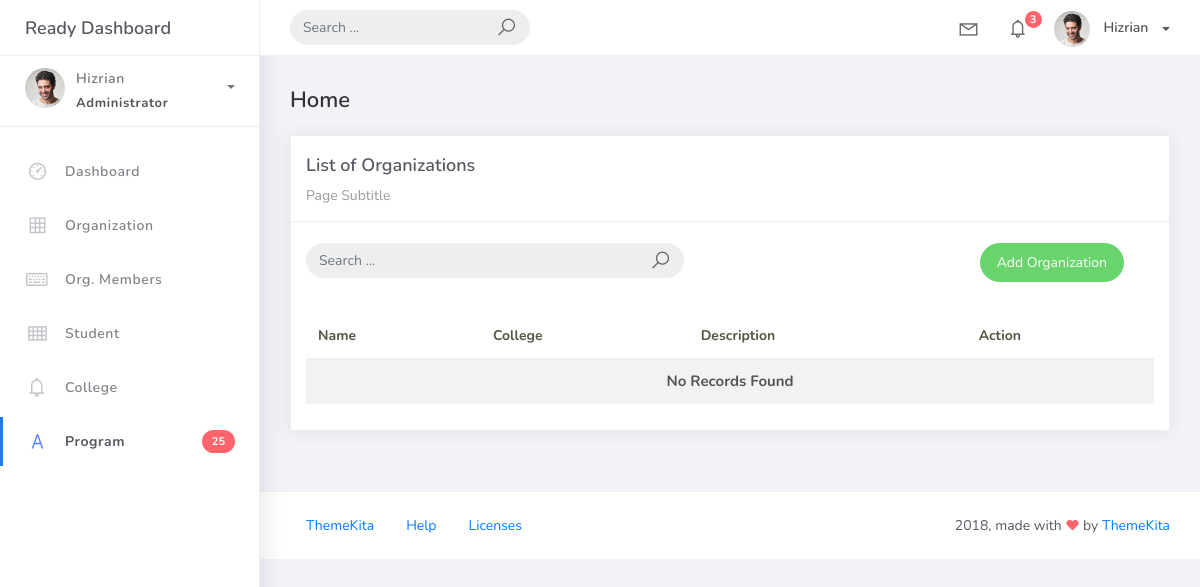
Before: /organization_list with the older database file.
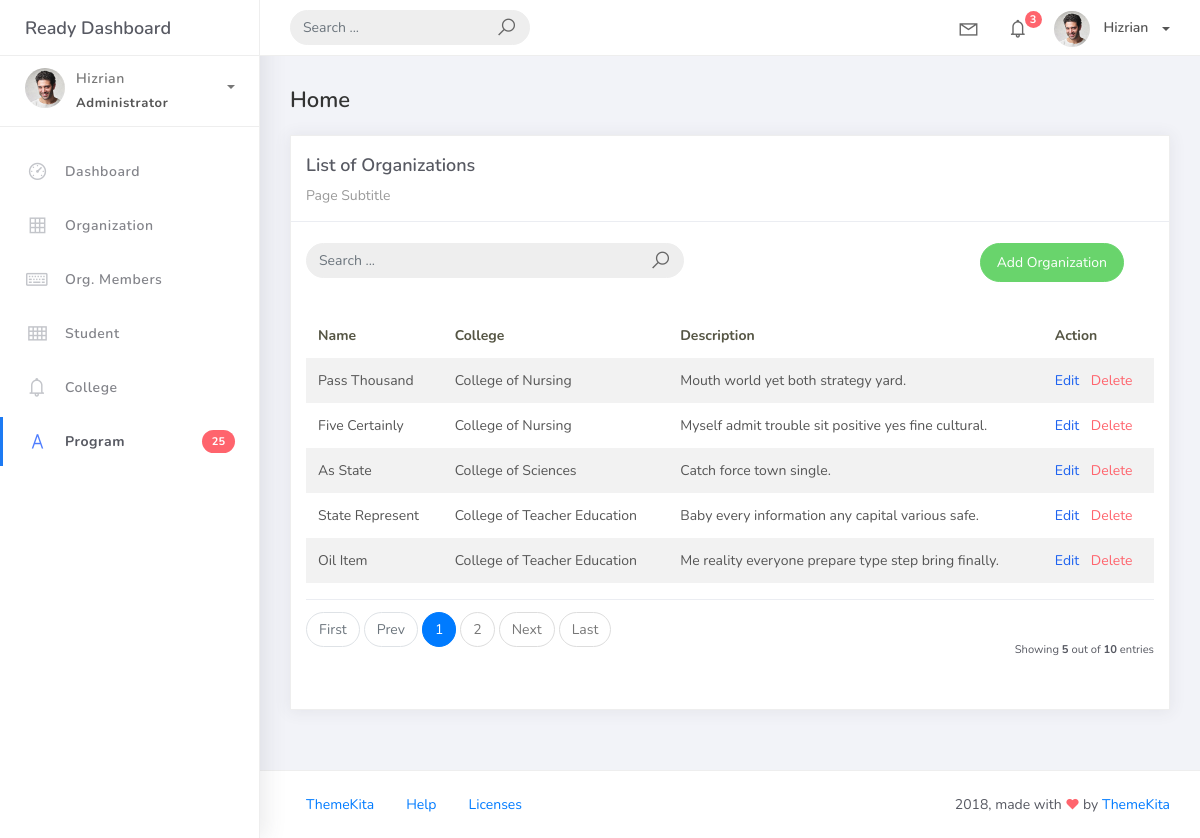
After: the same page with the newer database file.
### studentorg/models.py (models this page shows, shortened)
class BaseModel (models.Model) :
    created_at = models.DateTimeField(auto_now_add=True, db_index=True)
    updated_at = models.DateTimeField(auto_now=True)
    class Meta:
        abstract = True

class Organization(BaseModel):
    name = models.CharField(max_length=250)
    college = models.ForeignKey(College, null=True, blank=True, on_delete=models.CASCADE)
    description = models.CharField(max_length=500)

class College(BaseModel):
    college_name = models.CharField(max_length=150)

### studentorg/views.py (the view)
# urls.py: path('organization_list', OrganizationList.as_view(), name='organization-list'),
class OrganizationList(ListView):
    model = Organization
    context_object_name = 'organization'
    template_name = 'org_list.html'
    paginate_by = 5
    def get_queryset(self):
        qs = super().get_queryset()
        query = self.request.GET.get('q')
        if query:
            qs = qs.filter(
                Q(name__icontains=query) |
                Q(description__icontains=query)
                )
        return qs

### templates/org_list.html (shortened to what this page needs)
{% extends 'base.html' %} {% load static %} {% block content %}
<div class="content">
    <div class="container-fluid">
        <h4 class="page-title">Home</h4>
        <div class="row">
            <div class="col-md-12">
                <div class="card">
                    <div class="card-header">
                        <div class="card-title">List of Organizations</div>
                        <div class="card-category">Page Subtitle</div>
                    </div>
                    <br />
                    <div class="col-md-12 row">
                        <div class="col-md-6">
                            <form class="navbar-left navbar-form nav-search mr-md-3" action="{% url 'organization-list' %}">
                                <div class="input-group">
                                    <input type="text" placeholder="Search ..." class="form-control" name="q" />
                                    <div class="input-group-append">
                                        <span class="input-group-text">
                                            <i class="la la-search search-icon"></i>
                                        </span>
                                    </div>
                                </div>
                            </form>
                        </div>
                        <div class="col-md-6">
                            <div class="pull-right">
                                <a href="{% url 'organization-add' %}" class="btn btn-success btn-rounded">Add Organization</a>
                            </div>
                        </div>
                    </div>
                    <div class="card-body">
                        <table class="table table-striped mt-3">
                            <thead>
                                <tr>
                                    <th scope="col">Name</th>
                                    <th scope="col">College</th>
                                    <th scope="col">Description</th>
                                    <th scope="col">Action</th>
                                </tr>
                                </thead>
                                <tbody>
                                {% for object in object_list %}
                                <tr>
                                    <td>{{ object.name }}</td>
                                    <td>{{ object.college.college_name|default:"-" }}</td>
                                    <td>{{ object.description }}</td>
                                    <td>
                                        <a href="{% url 'organization-update' object.pk %}" class="text-primary mr-2">Edit</a>
                                        <a href="{% url 'organization-delete' object.pk %}" class="text-danger">Delete</a>
                                    </td>
                                </tr>
                                {% empty %}
                                <tr>
                                    <td colspan="4" style="text-align: center">
                                        <p class="text-sm font-weight-bold mb-0">No Records Found</p>
                                    </td>
                                </tr>
                                {% endfor %}
                                </tbody>
                        </table>
                        {% include 'includes/pagination.html' %}
                    </div>
                </div>
            </div>
        </div>
    </div>
</div>
{% endblock %}

Changed rows visible on the page:
added Organization: name "Pass Thousand", college.college_name "College of Nursing", description "Mouth world yet both strategy yard."
added Organization: name "Five Certainly", college.college_name "College of Nursing", description "Myself admit trouble sit positive yes fine cultural."
added Organization: name "As State", college.college_name "College of Sciences", description "Catch force town single."
added Organization: name "State Represent", college.college_name "College of Teacher Education", description "Baby every information any capital various safe."
added Organization: name "Oil Item", college.college_name "College of Teacher Education", description "Me reality everyone prepare type step bring finally."
Other visible differences:
{{ object_list.count }}: (not shown) → "5"
{{ paginator.count }}: (not shown) → "10"
text no longer shown: "No Records Found"
text now shown: "First Prev Next Last Showing out of entries"
new list line: "1"
new list line: "2"
